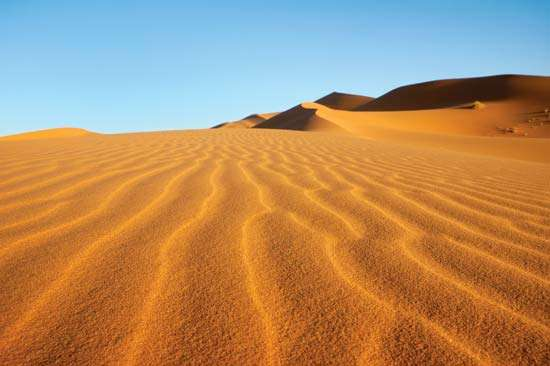
#> input picture ff.jpg, 550 x 366 px
$ python color.py
#> lines starting #> are read from the running program, lines starting #| are printed output that depends on the picture
import cv2
import numpy as np
im=cv2.imread('ff.jpg')
#> im is the input picture: shape (366, 550, 3); mean B, G, R 101.8, 140.8, 177.7
cv2.imshow('imagedisplay',im)
h,w,c=im.shape
#> h = 366; w = 550; c = 3

print(im.dtype)
#| uint8

rim=np.zeros([h,w,3])
gim=np.zeros([h,w,3])
bim=np.zeros([h,w,3])

for i in range (h):
    for j in range(w):
            rim[i][j][2]=im[i][j][2]
            gim[i][j][1]=im[i][j][1]
            bim[i][j][0]=im[i][j][0]
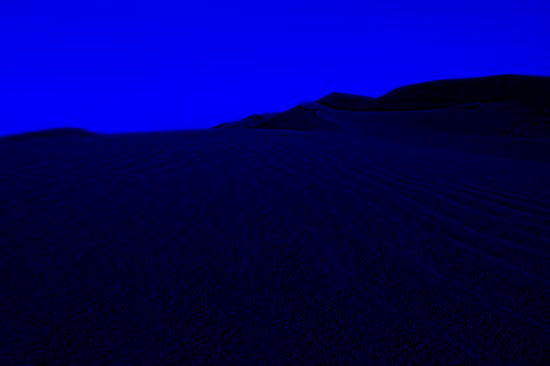
#> bim: shape (366, 550, 3) float64; mean B, G, R 101.8, 0, 0
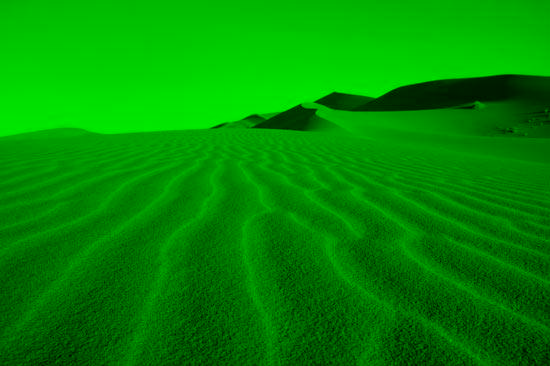
#> gim: shape (366, 550, 3) float64; mean B, G, R 0, 140.8, 0
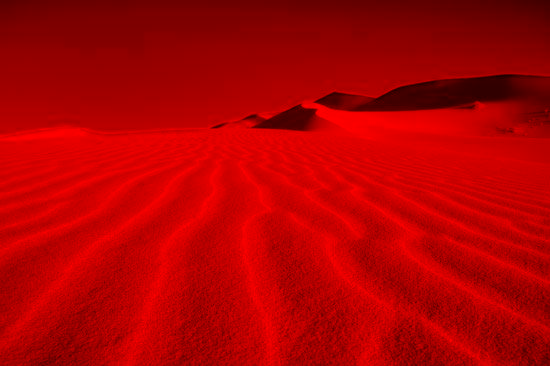
#> rim: shape (366, 550, 3) float64; mean B, G, R 0, 0, 177.7


rim = rim.astype(np.uint8)
gim = gim.astype(np.uint8)
bim = bim.astype(np.uint8)


cv2.imshow('greenImage',gim)
cv2.imshow('blueImage',bim)
cv2.imshow('redImage',rim)

$ run again, with 3_flores.jpg copied over ff.jpg
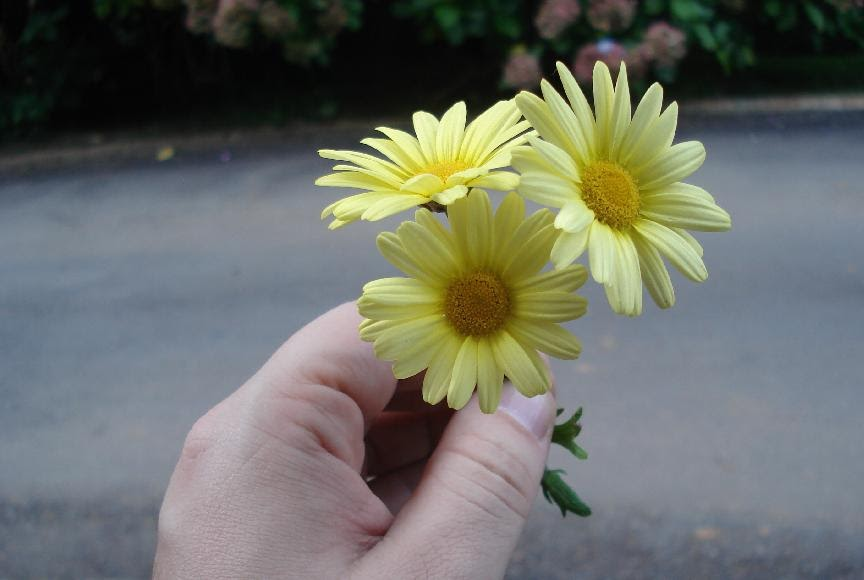
#> input picture 3_flores.jpg, 864 x 580 px
#> im is the input picture: shape (580, 864, 3); mean B, G, R 103.2, 110.9, 108
#| uint8
#> after the loop `for i in range (h):`:
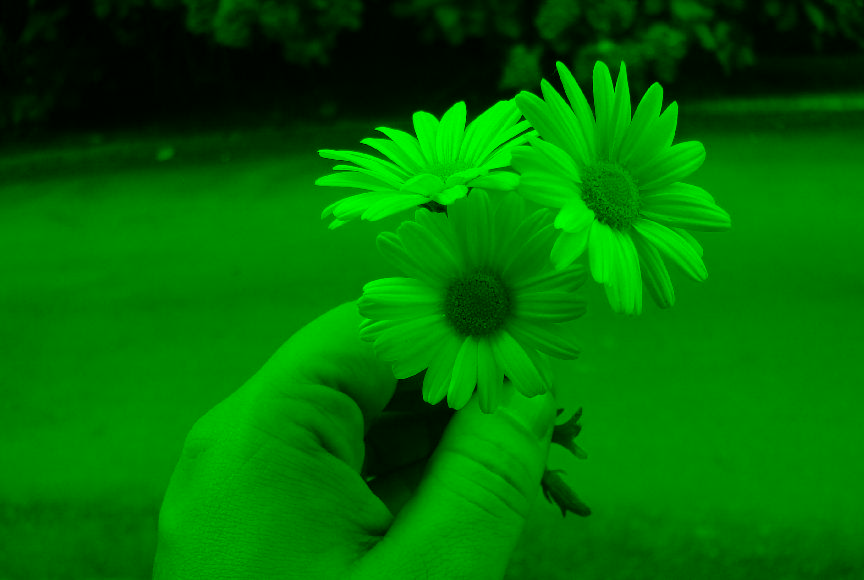
#> gim: shape (580, 864, 3) float64; mean B, G, R 0, 110.9, 0
#> after the loop `for i in range (h):`:
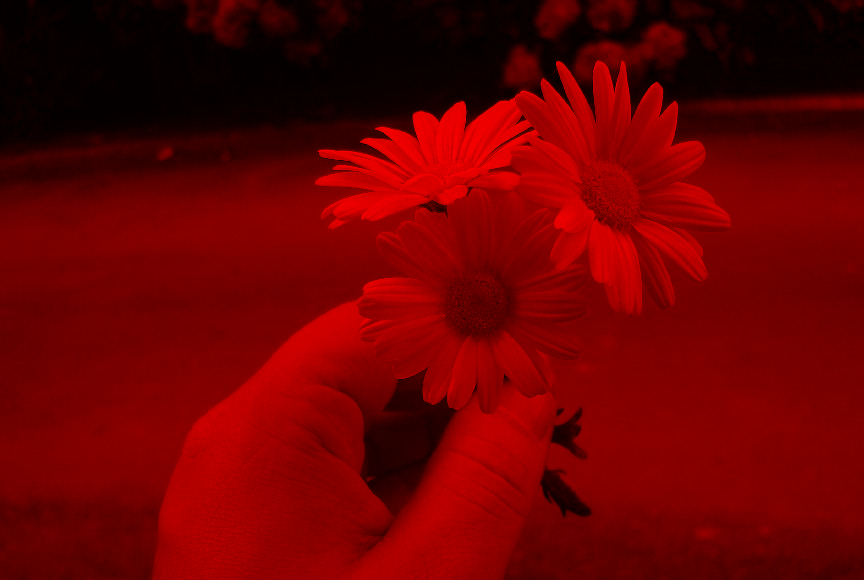
#> rim: shape (580, 864, 3) float64; mean B, G, R 0, 0, 108

$ run again, with bb.jpg copied over ff.jpg
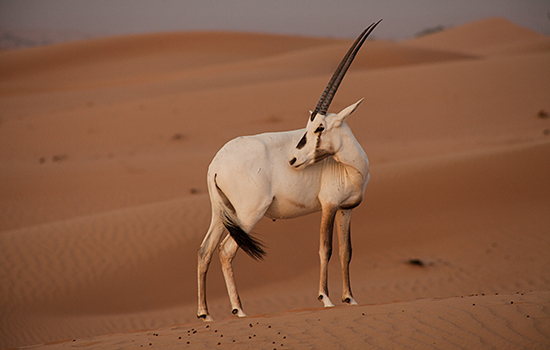
#> input picture bb.jpg, 550 x 350 px
#> im is the input picture: shape (350, 550, 3); mean B, G, R 67.1, 92.5, 137
#| uint8
#> after the loop `for i in range (h):`:
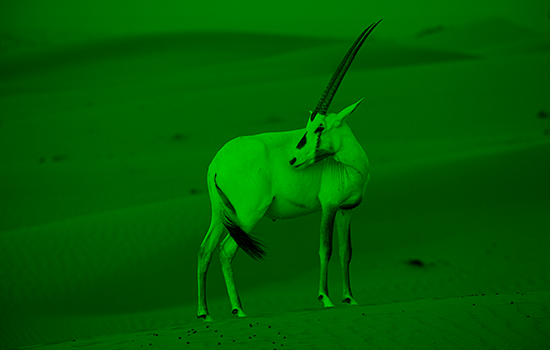
#> gim: shape (350, 550, 3) float64; mean B, G, R 0, 92.5, 0
#> after the loop `for i in range (h):`:
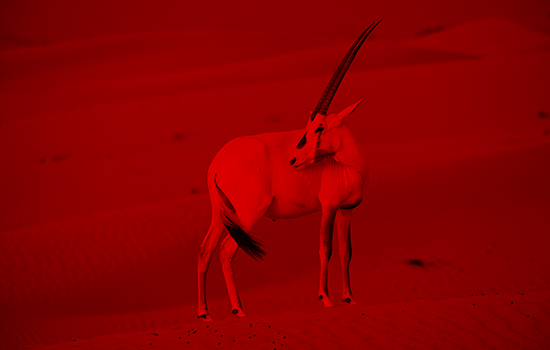
#> rim: shape (350, 550, 3) float64; mean B, G, R 0, 0, 137
